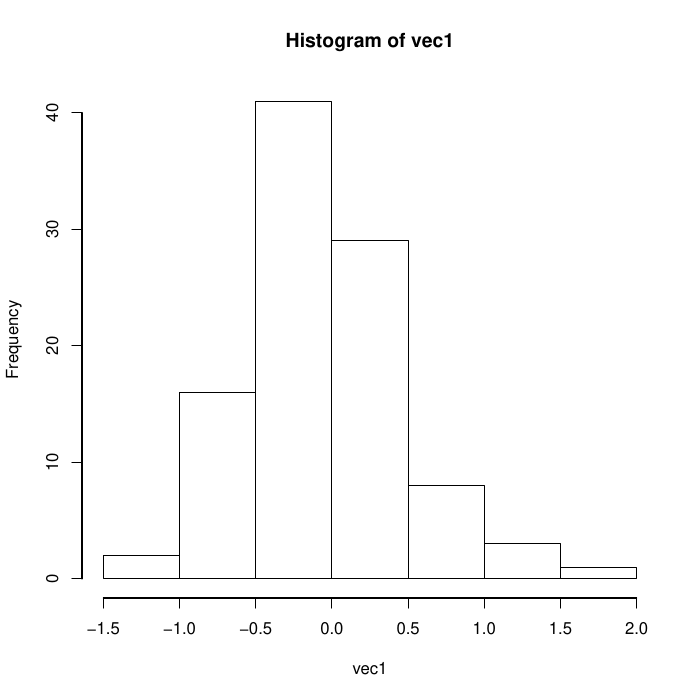

Write R code to recreate this figure.
# Aufgabe 3.1

# Einlesen der Daten 
data <- read.table(file = "messung.txt")
source("stichprobe.R")
# 3.1

n = 100;
vec1 <- 1:n
for(m in 1:n){
	p = stichprobe(10, data);
	vec1[m] <- mean(p);
	}

pdf("3.1.pdf")
hist(vec1)
dev.off()

# aus dem Histogramm erkennbar -> der Mittelwert ist normalverteilt
